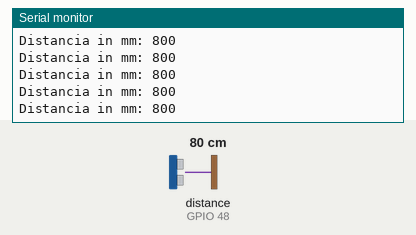
Bench run of a sketch on a simulated ESP32. Shown: the last lines printed to the serial monitor. Inputs (shaded band) come from the test bench; at power-on: distance to the obstacle (sensor on GPIO 48) 80 cm.

Above: at 1.2 s.
1.3 s: distance to the obstacle (sensor on GPIO 48) set to 2 cm
At 1.9 s:
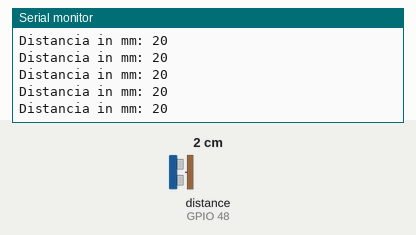
2.8 s: distance to the obstacle (sensor on GPIO 48) set to 4 cm
At 3.9 s:
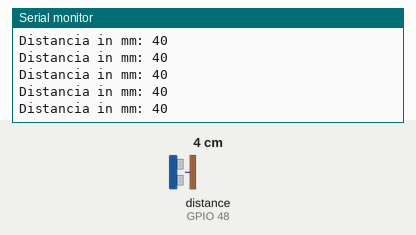
Timing chart, 0 to 5.8 s (numbered marks = the images above; inputs shaded):
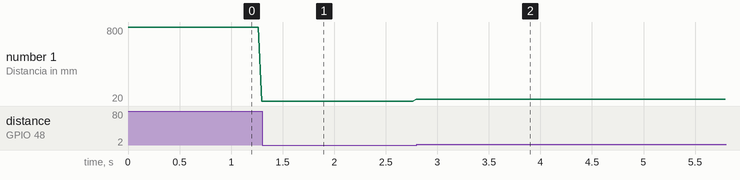

Measured:
- after the input at 1.3 s, the serial monitor: prints a new line at once (image 1)
- after the input at 2.8 s, the serial monitor: prints a new line at once (image 2)
- plotted number 1: 20 → 40 after the input at 1.3 s

The sketch:

ESP32_VL53L0X.ino
```cpp
/*
Ejemplo modificado de la libreria Adafruit VL53L0X
*/


#include "Adafruit_VL53L0X.h"

Adafruit_VL53L0X lox = Adafruit_VL53L0X();

void setup() {
  Serial.begin(115200);


  Serial.println("Iniciando Sensor");

  // en lox.begin() se puede indicar la direccion hexa de cada sensor conectado, en este ejemplo 0x30
  // se debera crear una instancia para cada sensor con su direccion

  if (!lox.begin(0x30)) {
    Serial.println(F("Fallo al iniciar VL53L0X (conexiones?)"));
    while(1);
  }

  // start continuous ranging
  lox.startRangeContinuous();
}

void loop() {
  if (lox.isRangeComplete()) {
    Serial.print("Distancia in mm: ");
    Serial.println(lox.readRange());
  }
}
```
